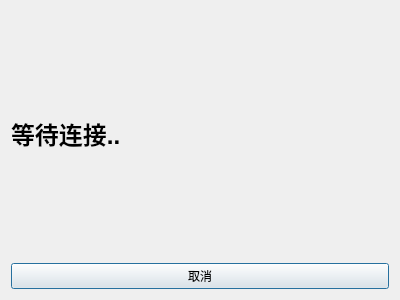
<?xml version="1.0" encoding="UTF-8"?>
<ui version="4.0">
 <class>waitDialog</class>
 <widget class="QDialog" name="waitDialog">
  <property name="geometry">
   <rect>
    <x>0</x>
    <y>0</y>
    <width>400</width>
    <height>300</height>
   </rect>
  </property>
  <property name="windowTitle">
   <string>Dialog</string>
  </property>
  <layout class="QVBoxLayout" name="verticalLayout_2">
   <item>
    <layout class="QVBoxLayout" name="verticalLayout">
     <item>
      <widget class="QLabel" name="label">
       <property name="text">
        <string>&lt;h1&gt; 等待连接..&lt;/h1&gt;</string>
       </property>
      </widget>
     </item>
     <item>
      <widget class="QPushButton" name="cancelButton">
       <property name="text">
        <string>取消</string>
       </property>
      </widget>
     </item>
    </layout>
   </item>
  </layout>
 </widget>
 <resources/>
 <connections/>
</ui>
